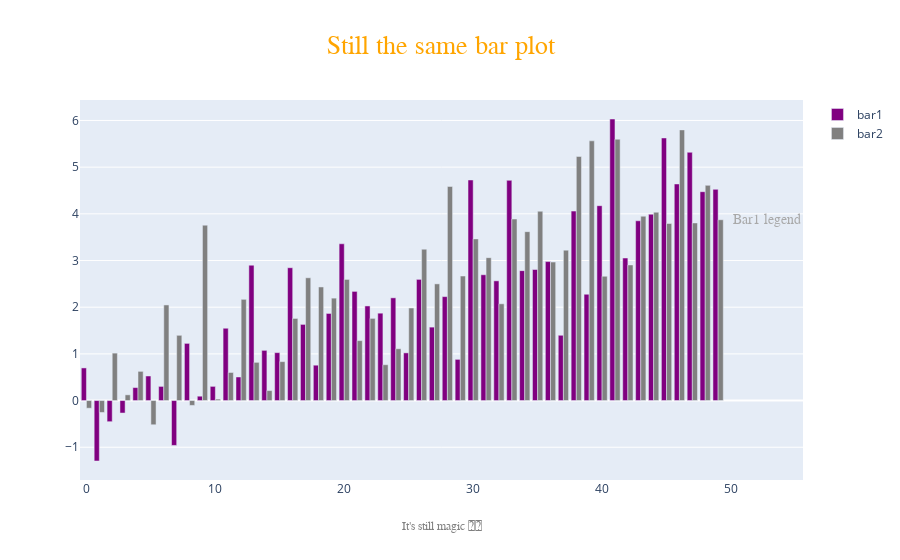

Notebook code for this chart:
### Markdown cell above
Checkout https://plotly.com/python/text-and-annotations/ to find everything you'll need as far as anotating Figures is concerned!

### Code cell
fig = go.Figure()
fig.add_trace(go.Bar(x=df["x"], y=df["y1"], name="bar1", marker_color='purple'))
fig.add_trace(go.Bar(x=df["x"], y=df["y2"], name="bar2", marker_color='grey'))

text = {
    'title': "Still the same bar plot",
    'source': "It's still magic 🌈🦄"
}

annotations = [] # empty annotations list

# add a title
annotations.append(dict(xref='paper', yref='paper',
                        x=0.5, y=1.1,
                        xanchor='center', yanchor='bottom',
                        text=text["title"],
                        font=dict(family="Courier New",
                                  size=26,
                                  color="orange"),
                        showarrow=False))


# add text at the bottom of the figure
annotations.append(dict(xref='paper', yref='paper',
                        x=0.5, y=-0.1,
                        xanchor='center', yanchor='top',
                        text=text["source"],
                        font=dict(family="Courier New",
                                  size=12,
                                  color="grey"),
                        showarrow=False))

# add bar1 legend directly into the plot
annotations.append(dict(xref='x', yref='y1',
                        x=list(df['x'])[-1]+1,
                        y=list(df['y2'])[-1],
                        xanchor='left', yanchor='middle',
                        text='Bar1 legend',
                        font=dict(family='Courier New',
                                  size=14,
                                  color="darkgrey"),
                        showarrow=False))


fig.update_layout(annotations=annotations)
fig.show()

### Figure 1 — Plotly figure (JSON) as saved in the notebook; plotly's stock layout.template omitted (floating-point values rounded to 4 significant figures)
{"data": [{"marker": {"color": "purple"}, "name": "bar1", "type": "bar", "x": [0, 1, 2, 3, 4, 5, 6, 7, 8, 9, 10, 11, 12, 13, 14, 15, 16, 17, 18, 19, 20, 21, 22, 23, 24, 25, 26, 27, 28, 29, 30, 31, 32, 33, 34, 35, 36, 37, 38, 39, 40, 41, 42, 43, 44, 45, 46, 47, 48, 49], "y": [0.6991, -1.295, -0.4525, -0.2673, 0.2783, 0.5265, 0.3033, -0.9615, 1.225, 0.09374, 0.304, 1.549, 0.5051, 2.9, 1.076, 1.027, 2.846, 1.632, 0.7578, 1.866, 3.358, 2.339, 2.027, 1.872, 2.2, 1.022, 2.596, 1.573, 2.227, 0.8829, 4.725, 2.695, 2.565, 4.717, 2.783, 2.807, 2.977, 1.399, 4.059, 2.277, 4.175, 6.031, 3.053, 3.851, 3.992, 5.625, 4.64, 5.318, 4.474, 4.524]}, {"marker": {"color": "grey"}, "name": "bar2", "type": "bar", "x": [0, 1, 2, 3, 4, 5, 6, 7, 8, 9, 10, 11, 12, 13, 14, 15, 16, 17, 18, 19, 20, 21, 22, 23, 24, 25, 26, 27, 28, 29, 30, 31, 32, 33, 34, 35, 36, 37, 38, 39, 40, 41, 42, 43, 44, 45, 46, 47, 48, 49], "y": [-0.1638, -0.2549, 1.016, 0.1227, 0.6257, -0.5181, 2.048, 1.398, -0.1035, 3.757, 0.03154, 0.6018, 2.169, 0.8189, 0.2136, 0.8338, 1.759, 2.63, 2.433, 2.194, 2.595, 1.284, 1.76, 0.7677, 1.11, 1.983, 3.242, 2.5, 4.587, 2.668, 3.463, 3.061, 2.073, 3.889, 3.618, 4.055, 2.967, 3.222, 5.229, 5.564, 2.663, 5.598, 2.905, 3.949, 4.035, 3.793, 5.798, 3.805, 4.61, 3.873]}], "layout": {"annotations": [{"font": {"color": "orange", "family": "Courier New", "size": 26}, "showarrow": false, "text": "Still the same bar plot", "x": 0.5, "xanchor": "center", "xref": "paper", "y": 1.1, "yanchor": "bottom", "yref": "paper"}, {"font": {"color": "grey", "family": "Courier New", "size": 12}, "showarrow": false, "text": "It's still magic 🌈🦄", "x": 0.5, "xanchor": "center", "xref": "paper", "y": -0.1, "yanchor": "top", "yref": "paper"}, {"font": {"color": "darkgrey", "family": "Courier New", "size": 14}, "showarrow": false, "text": "Bar1 legend", "x": 50, "xanchor": "left", "xref": "x", "y": 3.873, "yanchor": "middle", "yref": "y"}]}}
